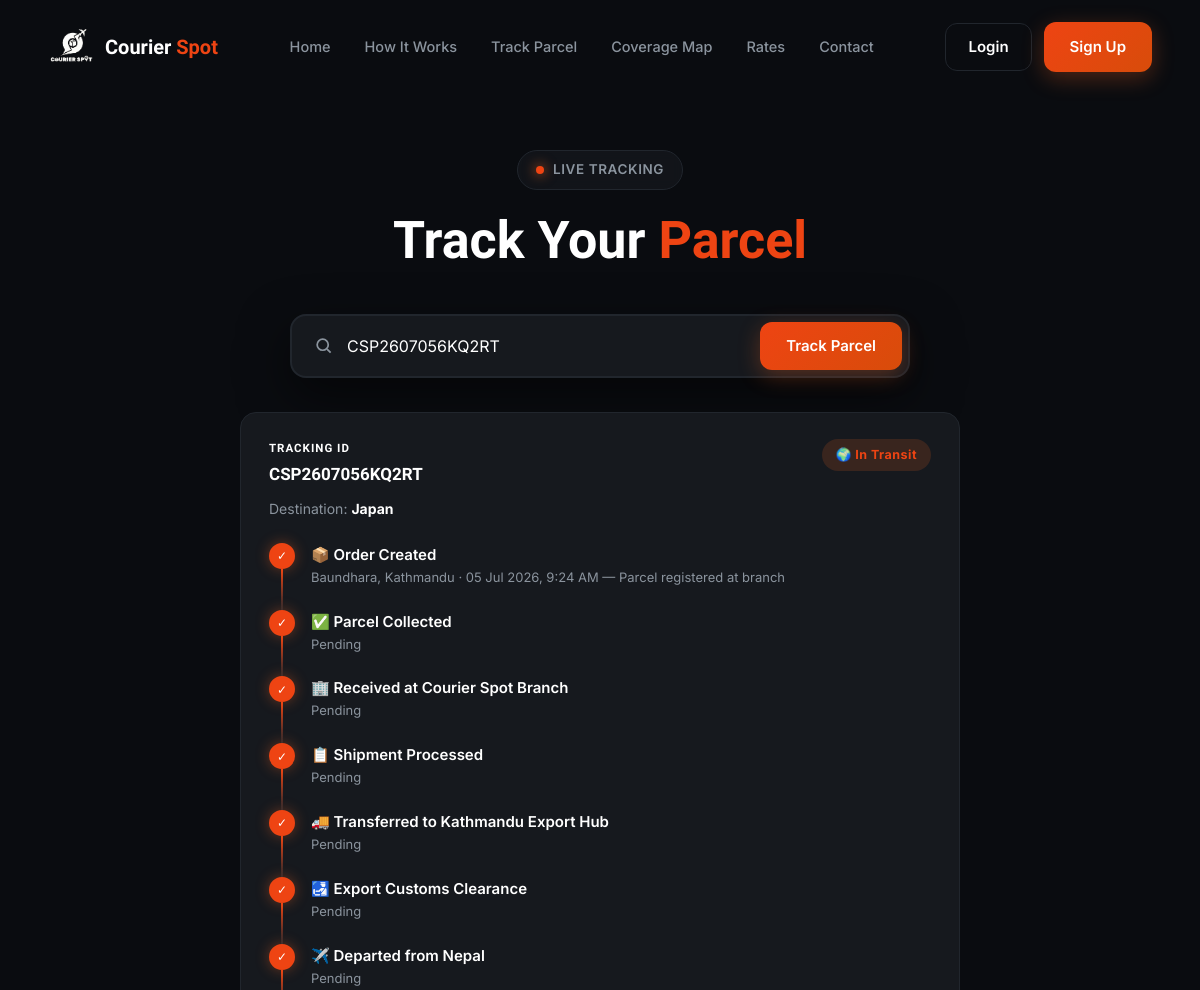
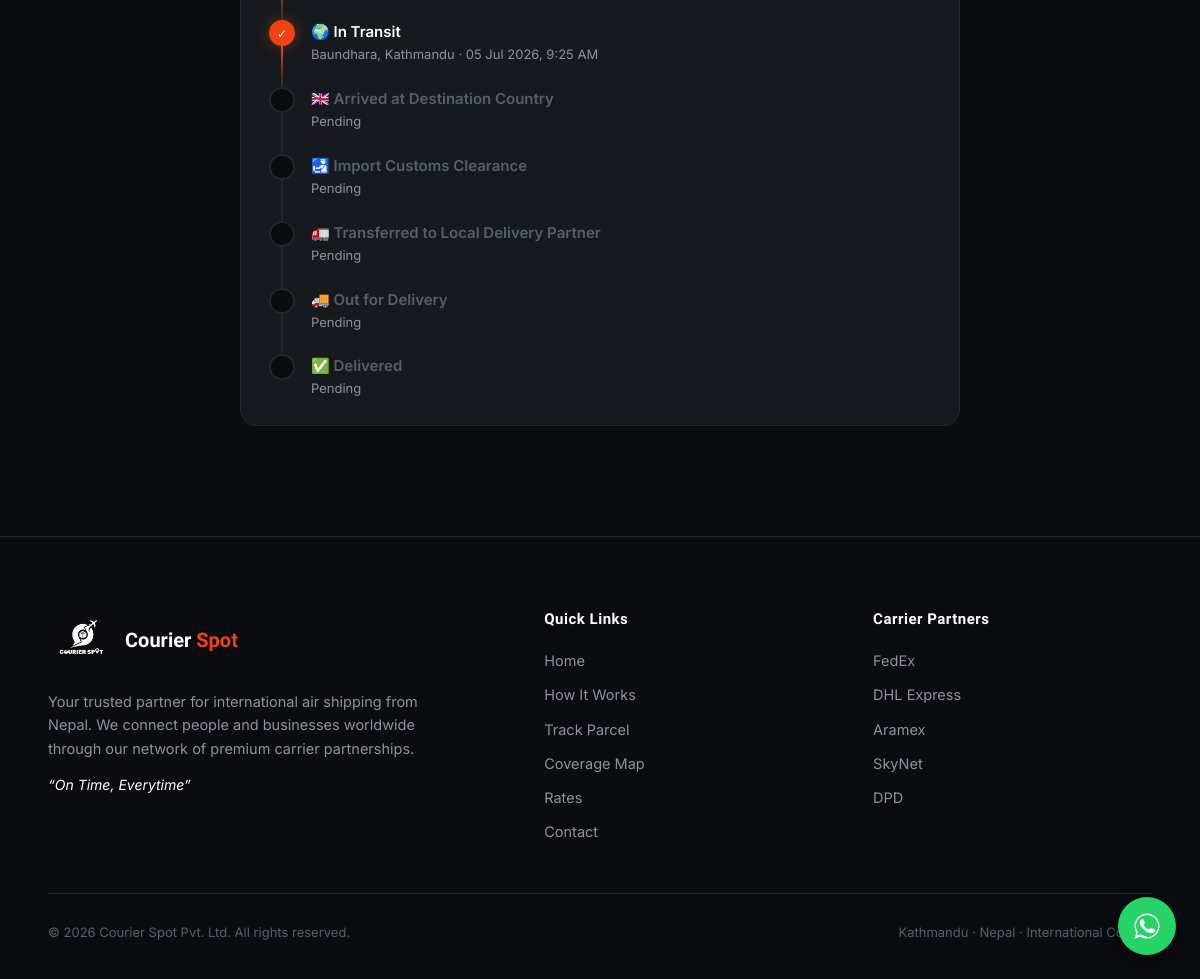
/track/CSP2607056KQ2RT/, run on the app's committed database (2 pictures, top to bottom).
### tracking/models.py (models this page shows, shortened)
class Parcel(models.Model):
    class Status(models.TextChoices):
        ORDER_CREATED = 'ORDER_CREATED', '📦 Order Created'
        COLLECTED = 'COLLECTED', '✅ Parcel Collected'
        RECEIVED_BRANCH = 'RECEIVED_BRANCH', '🏢 Received at Courier Spot Branch'
        PROCESSED = 'PROCESSED', '📋 Shipment Processed'
        TRANSFERRED_HUB = 'TRANSFERRED_HUB', '🚚 Transferred to Kathmandu Export Hub'
        EXPORT_CUSTOMS = 'EXPORT_CUSTOMS', '🛃 Export Customs Clearance'
        DEPARTED = 'DEPARTED', '✈️ Departed from Nepal'
        IN_TRANSIT = 'IN_TRANSIT', '🌍 In Transit'
        ARRIVED_DEST = 'ARRIVED_DEST', '🇬🇧 Arrived at Destination Country'
        IMPORT_CUSTOMS = 'IMPORT_CUSTOMS', '🛃 Import Customs Clearance'
        TRANSFERRED_LOCAL = 'TRANSFERRED_LOCAL', '🚛 Transferred to Local Delivery Partner'
        OUT_FOR_DELIVERY = 'OUT_FOR_DELIVERY', '🚚 Out for Delivery'
        DELIVERED = 'DELIVERED', '✅ Delivered'
        CANCELLED = 'CANCELLED', 'Cancelled'
    CARRIERS = [('FEDEX', 'FedEx'), ('DHL', 'DHL Express'), ('ARAMEX', 'Aramex'),
                ('SKYNET', 'SkyNet'), ('DPD', 'DPD')]
    tracking_id = models.CharField(max_length=20, unique=True, editable=False)
    branch = models.ForeignKey('operations.Branch', on_delete=models.PROTECT, related_name='parcels')
    sender_name = models.CharField(max_length=120)
    sender_phone = models.CharField(max_length=20)
    sender_address = models.CharField(max_length=255)
    sender_email = models.EmailField(blank=True)
    receiver_name = models.CharField(max_length=120)
    receiver_phone = models.CharField(max_length=30)
    receiver_address = models.CharField(max_length=255)
    destination_country = models.CharField(max_length=80)
    status = models.CharField(max_length=20, choices=Status.choices, default=Status.ORDER_CREATED)
    carrier = models.CharField(max_length=10, choices=CARRIERS, blank=True)
    carrier_tracking_no = models.CharField(max_length=60, blank=True)
    qr_code = models.ImageField(upload_to='qr/', blank=True)
    created_by = models.ForeignKey(settings.AUTH_USER_MODEL, on_delete=models.PROTECT)
    created_at = models.DateTimeField(auto_now_add=True)
    class Meta:
        ordering = ['-created_at']

class TrackingEvent(models.Model):
    parcel = models.ForeignKey(Parcel, on_delete=models.CASCADE, related_name='events')
    status = models.CharField(max_length=20, choices=Parcel.Status.choices)
    location = models.CharField(max_length=160)
    note = models.CharField(max_length=255, blank=True)
    created_by = models.ForeignKey(settings.AUTH_USER_MODEL, on_delete=models.SET_NULL, null=True)
    created_at = models.DateTimeField(auto_now_add=True)
    class Meta:
        ordering = ['created_at']

### tracking/views.py (the view)
# urls.py: path('track/', trk.track_page, name='public_track_search'),
def track_page(request, tracking_id=''):
    tid = tracking_id or request.GET.get('id', '')
    parcel = Parcel.objects.filter(tracking_id__iexact=tid.strip()).first() if tid else None
    return render(request, 'public/track.html', {
        'parcel': parcel,
        'searched': bool(tid),
        'tid': tid,
        'timeline': build_timeline(parcel) if parcel else [],
    })

### tracking/views.py (called while the page is built)
def build_timeline(parcel):
    events = {e.status: e for e in parcel.events.all()}
    reached = STATUS_ORDER.index(parcel.status) if parcel.status in STATUS_ORDER else -1
    timeline = []
    for i, status in enumerate(STATUS_ORDER):
        e = events.get(status)
        timeline.append({
            'status': status,
            'label': dict(Parcel.Status.choices)[status],
            'done': i <= reached,
            'when': e.created_at if e else None,
            'location': e.location if e else '',
            'note': e.note if e else '',
        })
    return timeline

### templates/public/track.html (shortened to what this page needs)
{% extends "public/base_public.html" %}
{% block content %}
<section class="page-pad" style="min-height:88vh">
  <div class="container" style="max-width:720px">
    <div class="section-head" style="margin-bottom:44px">
      <div class="badge"><span class="dot"></span> LIVE TRACKING</div>
      <h2>Track Your <span class="accent">Parcel</span></h2>
    </div>
    <form class="track-box" id="trackForm" style="margin-bottom:34px">
      <span class="icon"><svg width="19" height="19" viewBox="0 0 24 24" fill="none" stroke="currentColor" stroke-width="2.2"><circle cx="11" cy="11" r="7"/><line x1="21" y1="21" x2="16.5" y2="16.5"/></svg></span>
      <input id="trackInput" type="text" value="{{ tid }}" placeholder="Enter your tracking ID · e.g. BCS-2026-000123" autocomplete="off">
      <button class="btn btn-primary" type="submit">Track Parcel</button>
    </form>
    {% if parcel %}
    <div class="tr-card">
      <div style="display:flex;justify-content:space-between;align-items:flex-start;flex-wrap:wrap;gap:14px">
        <div class="tid"><small>TRACKING ID</small><span>{{ parcel.tracking_id }}</span></div>
        <span class="pstatus ps-{{ parcel.status }}">{{ parcel.get_status_display }}</span>
      </div>
      <p style="color:var(--muted);font-size:14px;margin-top:10px">
        Destination: <b style="color:#fff">{{ parcel.destination_country }}</b>
      </p>
      <div class="tline">
        {% for step in timeline %}
        <div class="tstep {% if step.done %}done{% else %}pending{% endif %}">
          <div class="tdot">{% if step.done %}✓{% endif %}</div>
          <div>
            <h4>{{ step.label }}</h4>
            <p>{% if step.when %}{{ step.location }} · {{ step.when|date:"d M Y, g:i A" }}{% if step.note %} — {{ step.note }}{% endif %}
               {% else %}Pending{% endif %}</p>
          </div>
        </div>
        {% endfor %}
      </div>
    </div>
    {% endif %}
  </div>
</section>
{% endblock %}

### templates/public/base_public.html (style rules this page uses)
:root { --bg:#0A0C10; --panel:#101216; --card:#16191E; --border:#21262D; --orange:#EE4413; --orange-light:#FF8C5A; --navy:#182030; --text:#FFFFFF; --muted:#8B949E; --display:'Sora',sans-serif; --body:'Inter',sans-serif; }
* { margin:0;padding:0;box-sizing:border-box }
html { scroll-behavior:smooth }
body { background:var(--bg);color:var(--text);font-family:var(--body);line-height:1.6;overflow-x:hidden }
.container { width:min(1180px,92%);margin:0 auto }
section { padding:110px 0;position:relative }
.badge { display:inline-flex;align-items:center;gap:9px;padding:8px 18px;border:1px solid var(--border);border-radius:999px;background:rgba(22,25,30,.7);backdrop-filter:blur(6px);font-size:13.5px;font-weight:600;letter-spacing:.6px;color:var(--muted) }
.badge .dot { width:8px;height:8px;border-radius:50%;background:var(--orange);box-shadow:0 0 12px 2px rgba(242,101,34,.5);animation:pulse 2.2s infinite }
h1,h2,h3 { font-family:var(--display);line-height:1.12 }
.accent { color:var(--orange) }
.section-head { text-align:center;max-width:760px;margin:0 auto 70px }
.section-head h2 { font-size:clamp(32px,4.6vw,52px);font-weight:800;margin:22px 0 18px }
.btn { display:inline-flex;align-items:center;gap:9px;padding:13px 26px;border-radius:12px;font-weight:600;font-size:15px;border:none;cursor:pointer;font-family:var(--body);transition:transform .25s,box-shadow .25s,background .25s }
.btn-primary { background:linear-gradient(135deg,var(--orange),#D84C0A);color:#fff;box-shadow:0 6px 22px rgba(242,101,34,.3) }
.track-box { display:flex;max-width:620px;margin:0 auto;background:var(--card);border:2px solid var(--border);border-radius:16px;padding:6px;box-shadow:0 18px 50px rgba(0,0,0,.55);transition:border-color .3s,box-shadow .3s }
.track-box .icon { display:grid;place-items:center;padding:0 8px 0 16px;color:var(--muted) }
.track-box input { flex:1;background:transparent;border:none;outline:none;color:#fff;font-size:16px;font-family:var(--body);padding:14px 6px }
.track-box input::placeholder { color:#56606a }
.tr-card { background:var(--card);border:1px solid var(--border);border-radius:16px;padding:26px 28px }
.tr-card .tid { font-family:var(--display);font-weight:700;font-size:17px }
.tr-card .tid small { color:var(--gold);font-weight:600;letter-spacing:1px;display:block;font-size:11.5px;margin-bottom:4px }
.tline { margin-top:22px;display:grid;gap:0 }
.tstep { display:grid;grid-template-columns:26px 1fr;gap:16px;position:relative;padding-bottom:22px }
.tstep:last-child { padding-bottom:0 }
.tstep::before { content:"";position:absolute;left:12px;top:26px;bottom:0;width:2px;background:var(--border) }
.tstep:last-child::before { display:none }
.tstep.done::before { background:linear-gradient(var(--orange),var(--border)) }
.tdot { width:26px;height:26px;border-radius:50%;border:2px solid var(--border);background:var(--bg);display:grid;place-items:center;font-size:12px;z-index:1 }
.tstep.done .tdot { border-color:var(--orange);background:var(--orange);box-shadow:0 0 14px rgba(242,101,34,.4) }
.tstep h4 { font-size:15px;font-family:var(--body);font-weight:600 }
.tstep p { font-size:13px;color:var(--muted) }
.tstep.pending h4 { color:#56606a }
.page-pad { padding-top:150px }
.pstatus { padding:6px 14px;border-radius:999px;font-size:12.5px;font-weight:700;letter-spacing:.5px }
.ps-IN_TRANSIT { background:rgba(242,101,34,.16);color:var(--orange) }

### data on the page
Parcel: tracking_id "CSP2607056KQ2RT", status "🌍 In Transit", destination_country "Japan"
TrackingEvent: location "Baundhara, Kathmandu", when "05 Jul 2026, 9:24 AM", note "Parcel registered at branch"
TrackingEvent: location "Baundhara, Kathmandu", when "05 Jul 2026, 9:25 AM"

### other printed values
{{ step.label }} "📦 Order Created" "✅ Parcel Collected" "🏢 Received at Courier Spot Branch" "📋 Shipment Processed" "🚚 Transferred to Kathmandu Export Hub" "🛃 Export Customs Clearance" "✈️ Departed from Nepal" "🌍 In Transit" "🇬🇧 Arrived at Destination Country" "🛃 Import Customs Clearance" "🚛 Transferred to Local Delivery Partner" "🚚 Out for Delivery" "✅ Delivered"
